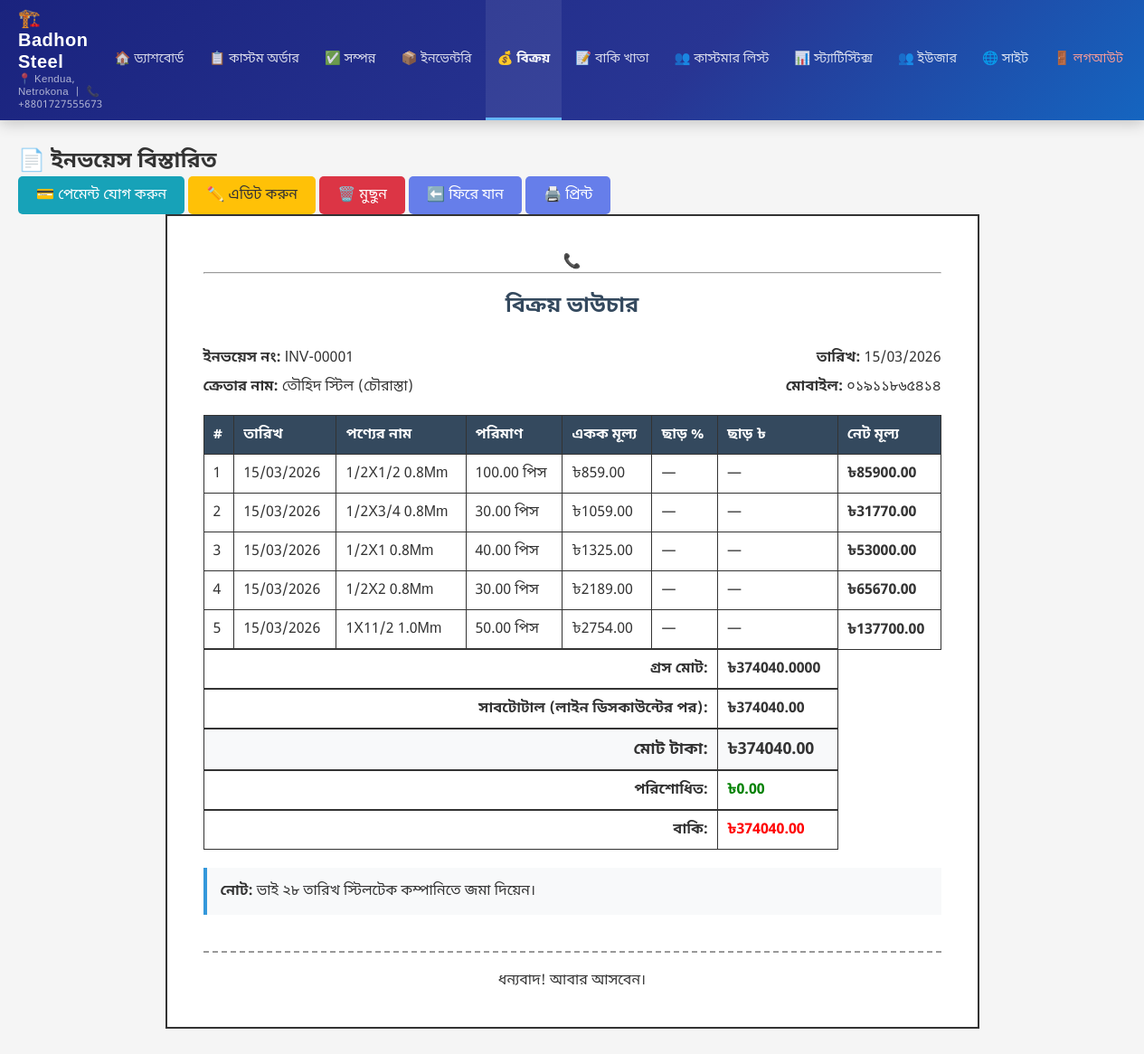
The page /admin-panel/invoices/5/ (signed in) on the database as committed earlier.
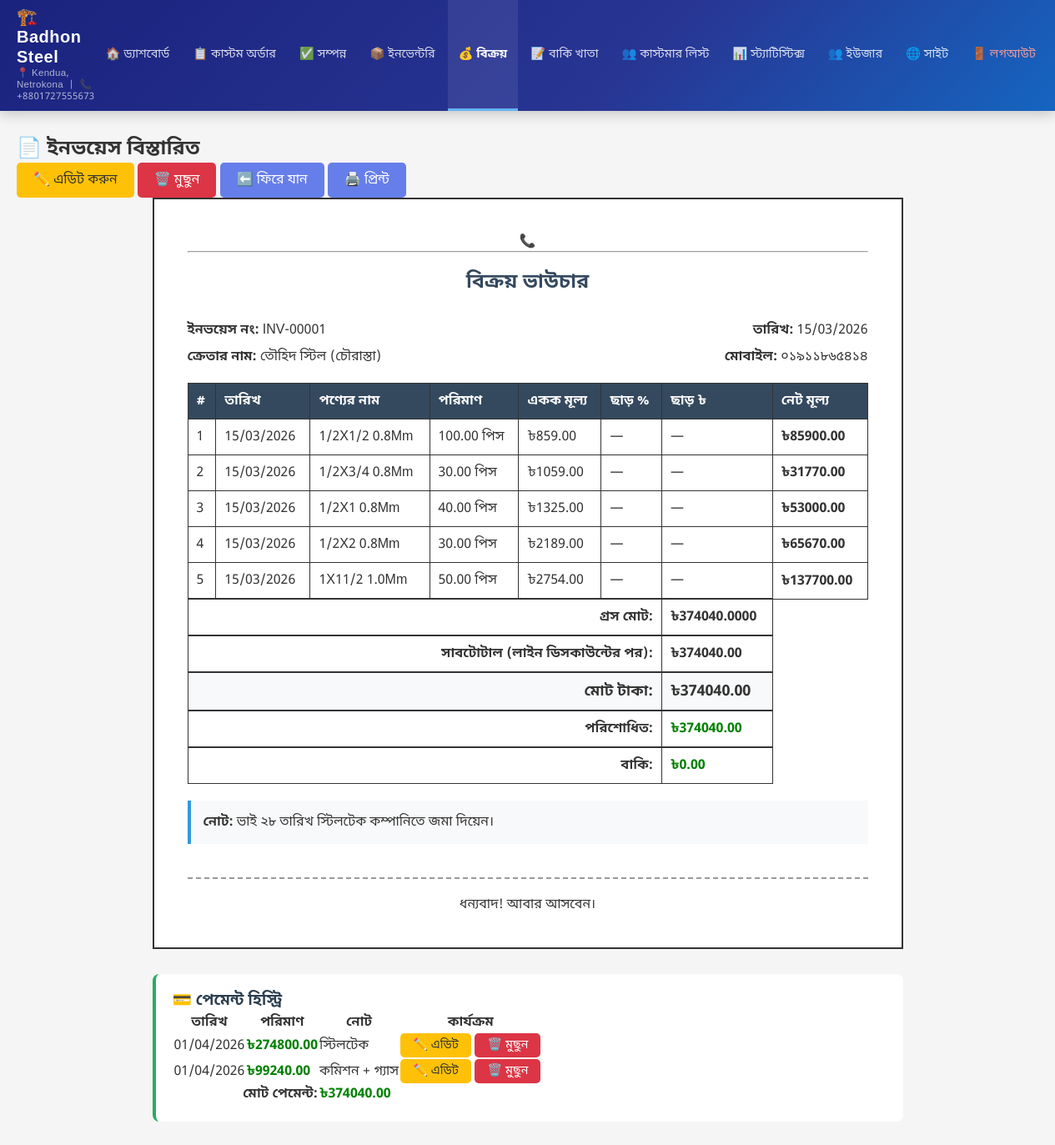
The same page on the database as committed later.
### shop/models.py (models this page shows, shortened)
class InvoiceItem(models.Model):
    invoice = models.ForeignKey(Invoice, on_delete=models.CASCADE, related_name='items', verbose_name='ইনভয়েস')
    product = models.ForeignKey(InventoryProduct, on_delete=models.PROTECT, verbose_name='পণ্য')
    quantity = models.DecimalField(max_digits=10, decimal_places=2, verbose_name='পরিমাণ')
    unit_price = models.DecimalField(max_digits=10, decimal_places=2, verbose_name='একক মূল্য')
    discount_percentage = models.DecimalField(
        max_digits=5, decimal_places=2, default=0, verbose_name='ছাড় (%)'
    )
    discount_amount = models.DecimalField(
        max_digits=10, decimal_places=2, editable=False, default=0, verbose_name='ছাড়ের টাকা'
    )
    subtotal = models.DecimalField(max_digits=10, decimal_places=2, verbose_name='সাবটোটাল', editable=False, default=0)
    class Meta:
        verbose_name = 'ইনভয়েস আইটেম'
        verbose_name_plural = 'ইনভয়েস আইটেমসমূহ'
    @property
    def gross_amount(self):
        return self.quantity * self.unit_price

class Invoice(models.Model):
    invoice_number = models.CharField(max_length=50, unique=True, verbose_name='ইনভয়েস নাম্বার', editable=False)
    customer_name = models.CharField(max_length=200, verbose_name='ক্রেতার নাম')
    mobile_number = models.CharField(max_length=20, verbose_name='মোবাইল নাম্বার')
    product = models.ForeignKey(InventoryProduct, on_delete=models.PROTECT, verbose_name='পণ্য',
                                null=True, blank=True)
    quantity = models.DecimalField(max_digits=10, decimal_places=2, verbose_name='পরিমাণ', default=0)
    unit_price = models.DecimalField(max_digits=10, decimal_places=2, verbose_name='একক মূল্য', default=0)
    subtotal = models.DecimalField(max_digits=10, decimal_places=2, verbose_name='সাবটোটাল', editable=False, default=0)
    discount_percentage = models.DecimalField(max_digits=5, decimal_places=2, verbose_name='ছাড় (%)', default=0)
    discount_amount = models.DecimalField(max_digits=10, decimal_places=2, verbose_name='ছাড়ের টাকা', editable=False, default=0)
    total_amount = models.DecimalField(max_digits=10, decimal_places=2, verbose_name='মোট টাকা', editable=False, default=0)
    paid_amount = models.DecimalField(max_digits=10, decimal_places=2, verbose_name='পরিশোধিত টাকা', default=0)
    due_amount = models.DecimalField(max_digits=10, decimal_places=2, verbose_name='বাকি টাকা', editable=False, default=0)
    notes = models.TextField(verbose_name='নোট', blank=True)
    sale_date = models.DateField(default=timezone.now, verbose_name='বিক্রয়ের তারিখ')
    original_invoice = models.ForeignKey('self', on_delete=models.SET_NULL, null=True, blank=True,
                                         related_name='edited_versions', verbose_name='মূল ইনভয়েস')
    is_latest = models.BooleanField(default=True, verbose_name='সর্বশেষ ভার্সন')
    created_at = models.DateTimeField(auto_now_add=True, verbose_name='তৈরির সময়')
    updated_at = models.DateTimeField(auto_now=True, verbose_name='আপডেটের সময়')
    class Meta:
        verbose_name = 'ইনভয়েস'
        verbose_name_plural = 'ইনভয়েসসমূহ'
        ordering = ['-created_at']
    @property
    def total_item_savings(self):
        return sum(item.discount_amount for item in self.items.all())
    @property
    def total_gross_amount(self):
        return sum(item.gross_amount for item in self.items.all())

class InventoryProduct(models.Model):
    UNIT_CHOICES = [
        ('piece', 'পিস'),
        ('feet', 'ফুট'),
        ('meter', 'মিটার'),
        ('ton', 'টন'),
        ('kg', 'কেজি'),
    ]
    name = models.CharField(max_length=200, verbose_name='পণ্যের নাম')
    description = models.TextField(verbose_name='বিবরণ', blank=True)
    unit = models.CharField(max_length=20, choices=UNIT_CHOICES, verbose_name='একক')
    price_per_unit = models.DecimalField(max_digits=10, decimal_places=2, verbose_name='প্রতি একক মূল্য')
    stock_quantity = models.DecimalField(max_digits=10, decimal_places=2, verbose_name='স্টক পরিমাণ', default=0)
    is_active = models.BooleanField(default=True, verbose_name='সক্রিয়')
    created_at = models.DateTimeField(auto_now_add=True, verbose_name='তৈরির তারিখ')
    updated_at = models.DateTimeField(auto_now=True, verbose_name='আপডেটের তারিখ')
    image = models.ImageField(upload_to='inventory/', blank=True, null=True, verbose_name='ছবি')
    class Meta:
        verbose_name = 'ইনভেন্টরি পণ্য'
        verbose_name_plural = 'ইনভেন্টরি পণ্যসমূহ'
        ordering = ['name']
        unique_together = [['name', 'unit']]

class Payment(models.Model):
    invoice = models.ForeignKey(Invoice, on_delete=models.CASCADE, related_name='payments', verbose_name='ইনভয়েস')
    amount = models.DecimalField(max_digits=10, decimal_places=2, verbose_name='পরিশোধিত পরিমাণ')
    payment_date = models.DateField(default=timezone.now, verbose_name='পেমেন্ট তারিখ')
    notes = models.TextField(verbose_name='নোট', blank=True)
    created_at = models.DateTimeField(auto_now_add=True, verbose_name='তৈরির সময়')
    updated_at = models.DateTimeField(auto_now=True, verbose_name='আপডেটের সময়')
    class Meta:
        verbose_name = 'পেমেন্ট'
        verbose_name_plural = 'পেমেন্টসমূহ'
        ordering = ['-payment_date']

### shop/views.py (the view)
# urls.py: path('admin-panel/invoices/<int:pk>/', views.invoice_detail, name='invoice_detail'),
@login_required
def invoice_detail(request, pk):
    invoice = get_object_or_404(Invoice, pk=pk)
    shop_info = ShopInfo.objects.first()
    total_paid_from_payments = sum(p.amount for p in invoice.payments.all())
    if invoice.payments.exists():
        if abs(float(invoice.paid_amount) - float(total_paid_from_payments)) > 0.01:
            Invoice.objects.filter(pk=invoice.pk).update(
                paid_amount=total_paid_from_payments,
                due_amount=invoice.total_amount - total_paid_from_payments
            )
            invoice.refresh_from_db()
        display_paid = total_paid_from_payments
    else:
        display_paid = invoice.paid_amount
    invoice.paid_amount = display_paid
    invoice.due_amount = invoice.total_amount - display_paid
    all_versions = []
    if invoice.original_invoice:
        all_versions = Invoice.objects.filter(
            Q(pk=invoice.original_invoice.pk) | Q(original_invoice=invoice.original_invoice)
        ).order_by('-created_at')
    else:
        all_versions = Invoice.objects.filter(
            Q(pk=invoice.pk) | Q(original_invoice=invoice)
        ).order_by('-created_at')
    context = {
        'invoice': invoice,
        'shop_info': shop_info,
        'all_versions': all_versions,
    }
    return render(request, 'admin_panel/invoice_detail.html', context)

### shop/templates/admin_panel/invoice_detail.html (shortened to what the changed rows need)
{% extends 'admin_panel/base.html' %}
{% block content %}
<div class="content-header no-print">
    <h2>📄 ইনভয়েস বিস্তারিত</h2>
    <div>
        {% if invoice.due_amount > 0 %}
        <a href="{% url 'payment_create' invoice.pk %}" class="btn btn-info">💳 পেমেন্ট যোগ করুন</a>
        {% endif %}
        <a href="{% url 'invoice_edit' invoice.pk %}" class="btn btn-warning">✏️ এডিট করুন</a>
        <a href="{% url 'invoice_delete' invoice.pk %}" class="btn btn-danger" onclick="return confirm('এই ভাউচারটি মুছে ফেলতে নিশ্চিত?')">🗑️ মুছুন</a>
        <a href="{% url 'invoice_list' %}" class="btn btn-secondary">⬅️ ফিরে যান</a>
        <button onclick="window.print()" class="btn btn-primary">🖨️ প্রিন্ট</button>
    </div>
</div>
<div class="invoice-container">
    <div class="voucher" id="printable-voucher">
        <div class="voucher-header">
            <p>📞 {{ shop_info.phone }}</p>
            <hr>
            <h2>বিক্রয় ভাউচার</h2>
        </div>
        <div class="voucher-info">
            <div class="info-row">
                <div><strong>ইনভয়েস নং:</strong> {{ invoice.invoice_number }}</div>
                <div><strong>তারিখ:</strong> {{ invoice.sale_date|date:"d/m/Y" }}</div>
            </div>
            <div class="info-row">
                <div><strong>ক্রেতার নাম:</strong> {{ invoice.customer_name }}</div>
                <div><strong>মোবাইল:</strong> {{ invoice.mobile_number }}</div>
            </div>
        </div>
            <table class="voucher-table">
            <thead>
                <tr>
                    <th>#</th>
                    <th>তারিখ</th>
                    <th>পণ্যের নাম</th>
                    <th>পরিমাণ</th>
                    <th>একক মূল্য</th>
                    <th>ছাড় %</th>
                    <th>ছাড় ৳</th>
                    <th>নেট মূল্য</th>
                </tr>
            </thead>
            <tbody>
                {% if invoice.items.all %}
                    {% for item in invoice.items.all %}
                    <tr>
                        <td>{{ forloop.counter }}</td>
                        <td>{{ invoice.sale_date|date:"d/m/Y" }}</td>
                        <td>{{ item.product.name }}</td>
                        <td>{{ item.quantity }} {{ item.product.get_unit_display }}</td>
                        <td>৳{{ item.unit_price }}</td>
                        <td>
                            {% if item.discount_percentage > 0 %}
                                <span style="color:#c62828;">{{ item.discount_percentage }}%</span>
                            {% else %}—{% endif %}
                        </td>
                        <td>
                            {% if item.discount_amount > 0 %}
                                <span style="color:#c62828;">- ৳{{ item.discount_amount }}</span>
                            {% else %}—{% endif %}
                        </td>
                        <td><strong>৳{{ item.subtotal }}</strong></td>
                    </tr>
                    {% endfor %}
                {% endif %}
            </tbody>
	            <tfoot>
	                {% if invoice.items.all %}
	                    <tr>
	                        <td colspan="6" style="text-align:right;"><strong>গ্রস মোট:</strong></td>
	                        <td><strong>৳{{ invoice.total_gross_amount }}</strong></td>
	                    </tr>
	                    <tr>
	                        <td colspan="6" style="text-align:right;"><strong>সাবটোটাল (লাইন ডিসকাউন্টের পর):</strong></td>
	                        <td><strong>৳{{ invoice.subtotal }}</strong></td>
	                    </tr>
	                {% endif %}
                <tr class="total-row">
                    <td><strong>৳{{ invoice.total_amount }}</strong></td>
                </tr>
                <tr>
                    <td><strong style="color: green;">৳{{ invoice.paid_amount }}</strong></td>
                </tr>
                <tr>
                    <td><strong style="color: {% if invoice.due_amount > 0 %}red{% else %}green{% endif %};">৳{{ invoice.due_amount }}</strong></td>
                </tr>
            </tfoot>
        </table>
        {% if invoice.notes %}
        <div class="notes">
            <strong>নোট:</strong> {{ invoice.notes }}
        </div>
        {% endif %}
        <div class="voucher-footer">
            <p>ধন্যবাদ! আবার আসবেন।</p>
        </div>
    </div>
    {% if invoice.payments.all %}
    <div class="payment-history no-print">
        <h3>💳 পেমেন্ট হিস্ট্রি</h3>
        <table class="data-table">
            <thead>
                <tr>
                    <th>তারিখ</th>
                    <th>পরিমাণ</th>
                    <th>নোট</th>
                    <th>কার্যক্রম</th>
                </tr>
            </thead>
            <tbody>
                {% for payment in invoice.payments.all %}
                <tr>
                    <td>{{ payment.payment_date|date:"d/m/Y" }}</td>
                    <td><strong style="color: green;">৳{{ payment.amount }}</strong></td>
                    <td>{{ payment.notes|default:"..." }}</td>
                    <td>
                        <a href="{% url 'payment_edit' payment.pk %}" class="btn btn-sm btn-warning">✏️ এডিট</a>
                        <a href="{% url 'payment_delete' payment.pk %}" class="btn btn-sm btn-danger" onclick="return confirm('এই পেমেন্টটি মুছে ফেলতে নিশ্চিত?')">🗑️ মুছুন</a>
                    </td>
                </tr>
                {% endfor %}
            </tbody>
            <tfoot>
                <tr>
                    <td colspan="2" style="text-align: right;"><strong>মোট পেমেন্ট:</strong></td>
                    <td><strong style="color: green;">৳{{ invoice.paid_amount }}</strong></td>
                    <td></td>
                </tr>
            </tfoot>
        </table>
    </div>
    {% endif %}
</div>
{% endblock %}

Rows that differ between the two databases and show on the page:
changed Invoice "INV-00001": paid_amount "0.00" → "374040.00"; due_amount "374040.00" → "0.00"; paid_amount (not shown) → "374040.00"
added Payment: payment_date "01/04/2026", amount "274800.00", notes "স্টিলটেক"
added Payment: payment_date "01/04/2026", amount "99240.00", notes "কমিশন + গ্যাস"
Other text that changed with them:
text no longer shown: "💳 পেমেন্ট যোগ করুন"
text now shown: "💳 পেমেন্ট হিস্ট্রি তারিখ পরিমাণ নোট কার্যক্রম মোট পেমেন্ট: ৳"
